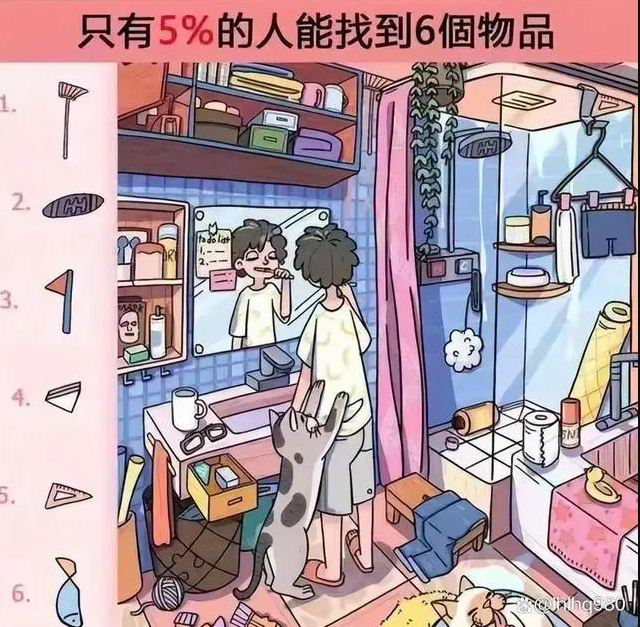
#> input picture scene.png, 640 x 627 px
$ python -i prepare_from_manual_templates.py   (imports and definitions only)
#> lines starting #> are read from the running program, lines starting #| are printed output that depends on the picture
import cv2
import numpy as np
from pathlib import Path
import random

class ObjectPreparer:
    def __init__(self):
        self.template_dir = Path('data/raw_templates')
        self.output_dir = Path('data/objects')
        self.output_dir.mkdir(parents=True, exist_ok=True)

        # ============ 可调参数 ============
        # 变体生成数量
        self.num_variants = 200

        # 线条干扰参数
        self.line_interference_ratio = 0.4  # 30%的变体添加线条
        self.num_lines_per_image = 1        # 每个变体的线条数量
        self.line_thickness_range = (1, 1)  # 线条粗细范围
        self.line_style = 'solid'           # 'solid' 或 'dashed'

        # 线条颜色分布
        self.line_color_distribution = {
            'dark': 0.8,      # 70% 深色
            'color': 0.1,     # 20% 彩色
            'transparent': 0.1 # 10% 半透明
        }

        # 线条长度（相对于对角线）
        self.line_length_range = (0.9, 1.8)

        print("=" * 60)
        print("ObjectPreparer 配置：")
        print(f"  变体数量: {self.num_variants}")
        print(f"  线条干扰比例: {self.line_interference_ratio * 100:.0f}%")
        print(f"  每图线条数: {self.num_lines_per_image}")
        print(f"  线条样式: {self.line_style}")
        print("=" * 60)

    # [47 lines left out: functions load_template, crop_to_content, enhance_edges, not called in this run]

    def generate_line_color(self):
        """生成线条颜色"""
        color_type = random.choices(
            ['dark', 'color', 'transparent'],
            weights=[
                self.line_color_distribution['dark'],
                self.line_color_distribution['color'],
                self.line_color_distribution['transparent']
            ]
        )[0]

        if color_type == 'dark':
            # 深色系
            colors = [
                (0, 0, 0),        # 黑色
                (40, 40, 40),     # 深灰
                (60, 30, 0),      # 深棕
                (0, 0, 60),       # 深蓝
            ]
            return random.choice(colors), 1.0

        elif color_type == 'color':
            # 彩色
            colors = [
                (0, 0, 255),      # 红色
                (0, 255, 0),      # 绿色
                (255, 0, 0),      # 蓝色
                (0, 255, 255),    # 黄色
            ]
            return random.choice(colors), 1.0

        else:  # transparent
            # 半透明深色
            color = (random.randint(0, 60), random.randint(0, 60), random.randint(0, 60))
            alpha = random.uniform(0.6, 0.9)
            return color, alpha

    def generate_random_line_layer(self, width, height):
        """
        生成随机线条图层（透明背景）

        返回: 包含线条的BGRA图像（透明背景）
        """
        # 创建透明图层
        line_layer = np.zeros((height, width, 4), dtype=np.uint8)

        # 计算对角线长度
        diagonal = np.sqrt(width**2 + height**2)

        # 生成指定数量的线条
        for _ in range(self.num_lines_per_image):
            # 随机角度
            angle = random.uniform(0, 360)
            angle_rad = np.radians(angle)

            # 线条长度（相对于对角线）
            length_factor = random.uniform(*self.line_length_range)
            line_length = diagonal * length_factor

            # 随机起点（可能在图像外）
            center_x = random.randint(0, width)
            center_y = random.randint(0, height)

            # 计算终点
            dx = line_length / 2 * np.cos(angle_rad)
            dy = line_length / 2 * np.sin(angle_rad)

            x1 = int(center_x - dx)
            y1 = int(center_y - dy)
            x2 = int(center_x + dx)
            y2 = int(center_y + dy)

            # 线条粗细
            thickness = random.randint(*self.line_thickness_range)

            # 线条颜色和透明度
            color, alpha_value = self.generate_line_color()

            # 在临时RGB图层上绘制线条
            temp_rgb = np.zeros((height, width, 3), dtype=np.uint8)

            if self.line_style == 'solid':
                cv2.line(temp_rgb, (x1, y1), (x2, y2), color, thickness, cv2.LINE_AA)
            elif self.line_style == 'dashed':
                self.draw_dashed_line(temp_rgb, (x1, y1), (x2, y2), color, thickness)

            # 创建线条的alpha通道（基于绘制的内容）
            gray = cv2.cvtColor(temp_rgb, cv2.COLOR_BGR2GRAY)
            _, line_mask = cv2.threshold(gray, 1, 255, cv2.THRESH_BINARY)

            # 应用透明度
            line_mask = (line_mask * alpha_value).astype(np.uint8)

            # 将线条合并到图层
            for c in range(3):
                line_layer[:, :, c] = np.where(
                    line_mask > 0,
                    temp_rgb[:, :, c],
                    line_layer[:, :, c]
                )

            # 更新alpha通道（取最大值，支持多条线叠加）
            line_layer[:, :, 3] = np.maximum(line_layer[:, :, 3], line_mask)

        return line_layer

    # [24 lines left out: function draw_dashed_line, not called in this run]

    def overlay_line_layer(self, img, line_layer):
        """
        将线条图层叠加到物体图像上

        参数:
            img: 物体图像 (BGRA)
            line_layer: 线条图层 (BGRA, 透明背景)

        返回: 叠加后的图像 (BGRA)
        """
        h, w = img.shape[:2]

        # 确保线条图层尺寸匹配
        if line_layer.shape[:2] != (h, w):
            line_layer = cv2.resize(line_layer, (w, h), interpolation=cv2.INTER_LINEAR)

        # 提取RGB和alpha通道
        obj_rgb = img[:, :, :3].astype(float)
        obj_alpha = img[:, :, 3].astype(float) / 255.0

        line_rgb = line_layer[:, :, :3].astype(float)
        line_alpha = line_layer[:, :, 3].astype(float) / 255.0

        # Alpha合成：线条叠加在物体上方
        # 最终alpha = obj_alpha + line_alpha * (1 - obj_alpha)
        final_alpha = np.clip(obj_alpha + line_alpha * (1 - obj_alpha), 0, 1)

        # RGB合成：加权混合
        result_rgb = np.zeros_like(obj_rgb)

        # 有线条的地方
        mask = line_alpha > 0

        for c in range(3):
            # 先放物体，再叠加线条
            result_rgb[:, :, c] = obj_rgb[:, :, c] * obj_alpha
            result_rgb[:, :, c][mask] = (
                result_rgb[:, :, c][mask] * (1 - line_alpha[mask]) +
                line_rgb[:, :, c][mask] * line_alpha[mask]
            )

        # 重新归一化（考虑最终alpha）
        valid_mask = final_alpha > 0
        for c in range(3):
            result_rgb[:, :, c][valid_mask] = result_rgb[:, :, c][valid_mask] / final_alpha[valid_mask]

        # 组合结果
        result = np.zeros((h, w, 4), dtype=np.uint8)
        result[:, :, :3] = np.clip(result_rgb, 0, 255).astype(np.uint8)
        result[:, :, 3] = (final_alpha * 255).astype(np.uint8)

        return result

    def add_line_interference(self, img):
        """
        添加线条干扰（使用图层叠加方式）
        """
        h, w = img.shape[:2]

        # 1. 生成随机线条图层
        line_layer = self.generate_random_line_layer(w, h)

        # 2. 将线条图层叠加到物体上
        result = self.overlay_line_layer(img, line_layer)

        return result

    # [220 lines left out: functions apply_color_variation, apply_brightness_contrast, rotate_image, scale_image, add_slight_blur, generate_variants and 2 more, not called in this run]

# [11 lines not run here, left out]

>>> import cv2
>>> picture = cv2.imread('../scene.png')
#> picture is the input picture: shape (627, 640, 3); mean B, G, R 163.7, 156.1, 179.2
>>> result = ObjectPreparer().add_line_interference(picture)
#> after the loop in generate_random_line_layer, `for _ in range(self.num_lines_per_image):`:
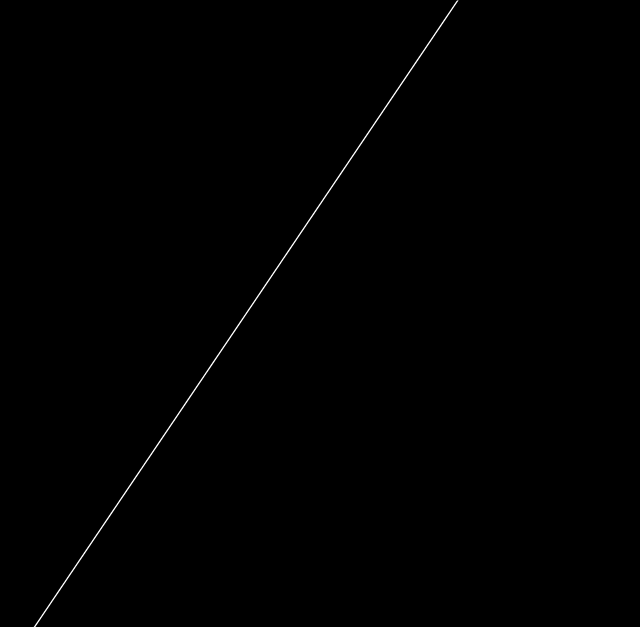
#> gray: shape (627, 640); min 0, max 35, mean 0.1; drawn with min black and max white
#> (the run stopped early here; a loop or call above may not have finished)
